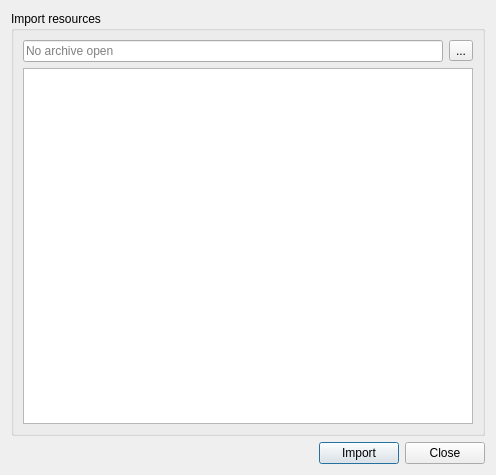
<?xml version="1.0" encoding="UTF-8"?>
<ui version="4.0">
 <class>DlgImport</class>
 <widget class="QDialog" name="DlgImport">
  <property name="geometry">
   <rect>
    <x>0</x>
    <y>0</y>
    <width>496</width>
    <height>475</height>
   </rect>
  </property>
  <property name="windowTitle">
   <string>Review Imports</string>
  </property>
  <layout class="QVBoxLayout" name="verticalLayout_3">
   <item>
    <layout class="QHBoxLayout" name="horizontalLayout_2">
     <item>
      <widget class="QGroupBox" name="groupBox">
       <property name="title">
        <string>Import resources</string>
       </property>
       <layout class="QVBoxLayout" name="verticalLayout">
        <item>
         <layout class="QHBoxLayout" name="horizontalLayout_3">
          <item>
           <widget class="QLineEdit" name="file">
            <property name="sizePolicy">
             <sizepolicy hsizetype="MinimumExpanding" vsizetype="Fixed">
              <horstretch>0</horstretch>
              <verstretch>0</verstretch>
             </sizepolicy>
            </property>
            <property name="readOnly">
             <bool>true</bool>
            </property>
            <property name="placeholderText">
             <string>No archive open</string>
            </property>
           </widget>
          </item>
          <item>
           <widget class="QToolButton" name="btnSelectFile">
            <property name="sizePolicy">
             <sizepolicy hsizetype="Maximum" vsizetype="Fixed">
              <horstretch>0</horstretch>
              <verstretch>0</verstretch>
             </sizepolicy>
            </property>
            <property name="text">
             <string>...</string>
            </property>
            <property name="icon">
             <iconset resource="../resource/resource.qrc">
              <normaloff>:/16x16_ico_png/folder.png</normaloff>:/16x16_ico_png/folder.png</iconset>
            </property>
            <property name="toolButtonStyle">
             <enum>Qt::ToolButtonIconOnly</enum>
            </property>
           </widget>
          </item>
         </layout>
        </item>
        <item>
         <widget class="QListWidget" name="list"/>
        </item>
       </layout>
      </widget>
     </item>
    </layout>
   </item>
   <item>
    <layout class="QHBoxLayout" name="horizontalLayout">
     <item>
      <spacer name="horizontalSpacer">
       <property name="orientation">
        <enum>Qt::Horizontal</enum>
       </property>
       <property name="sizeType">
        <enum>QSizePolicy::MinimumExpanding</enum>
       </property>
       <property name="sizeHint" stdset="0">
        <size>
         <width>40</width>
         <height>20</height>
        </size>
       </property>
      </spacer>
     </item>
     <item>
      <widget class="QPushButton" name="btnImport">
       <property name="text">
        <string>Import</string>
       </property>
      </widget>
     </item>
     <item>
      <widget class="QPushButton" name="btnClose">
       <property name="text">
        <string>Close</string>
       </property>
      </widget>
     </item>
    </layout>
   </item>
  </layout>
 </widget>
 <tabstops>
  <tabstop>btnImport</tabstop>
  <tabstop>btnClose</tabstop>
 </tabstops>
 <resources>
  <include location="../resource/resource.qrc"/>
 </resources>
 <connections/>
</ui>
